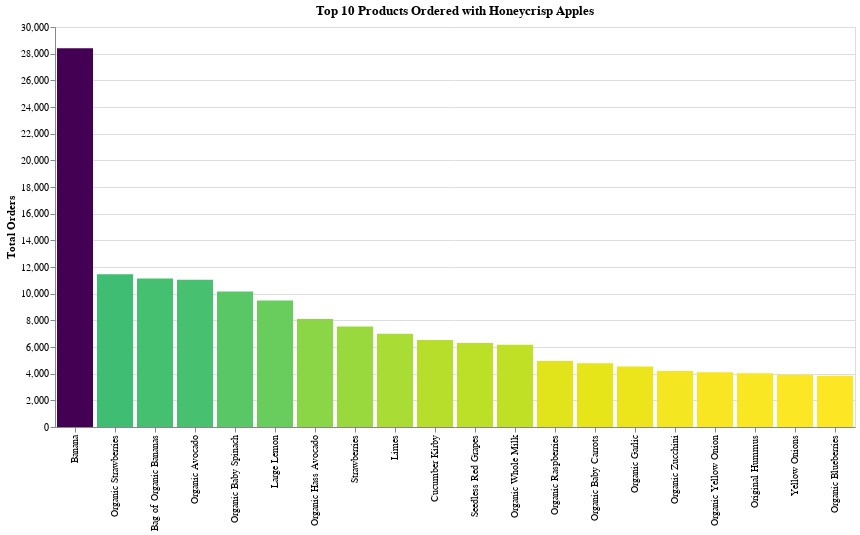

The notebook cell this image was saved under:
### Code cell
chart_title = "Top 10 Products Ordered with Honeycrisp Apples"
x_label = "index:O"
y_label = 'count:Q'
pct_of_orders = 'pct_orders:Q'
product_num = 'product_id:O'
multiple = 'purchase_ratio:Q'
sort_list = honeycrisp_df['index'].tolist()


honeycrisp_chart = alt.Chart(honeycrisp_df).mark_bar().encode(
    alt.X(x_label, bin=False, sort=sort_list, title=""),
    alt.Y(y_label, title="Total Orders"),
    color = alt.Color(y_label, legend=None, sort="descending", scale=alt.Scale(scheme='viridis')),
    tooltip=[alt.Tooltip(x_label, title="Item"), alt.Tooltip(y_label), alt.Tooltip(pct_of_orders), alt.Tooltip(product_num), alt.Tooltip(multiple, title="purchase ratio")]
    ).properties(title=chart_title, width=800, height=400)

honeycrisp_chart

### Figure 1 — Vega-Lite specification as saved in the notebook (floating-point values rounded to 4 significant figures)
{"$schema": "https://vega.github.io/schema/vega-lite/v2.6.0.json", "config": {"background": "white", "view": {"height": 300, "width": 400}}, "data": {"name": "data-c4c71a8718cf0eaf597314313526ffb3"}, "datasets": {"data-c4c71a8718cf0eaf597314313526ffb3": [{"count": 28408, "index": "Banana", "pct_orders": 35.61, "pop_pct_orders": 13.81, "product_id": 24852, "purchase_ratio": 2.58}, {"count": 11465, "index": "Organic Strawberries", "pct_orders": 14.37, "pop_pct_orders": 7.737, "product_id": 21137, "purchase_ratio": 1.86}, {"count": 11137, "index": "Bag of Organic Bananas", "pct_orders": 13.96, "pop_pct_orders": 11.09, "product_id": 13176, "purchase_ratio": 1.26}, {"count": 11046, "index": "Organic Avocado", "pct_orders": 13.85, "pop_pct_orders": 5.168, "product_id": 47766, "purchase_ratio": 2.68}, {"count": 10170, "index": "Organic Baby Spinach", "pct_orders": 12.75, "pop_pct_orders": 7.071, "product_id": 21903, "purchase_ratio": 1.8}, {"count": 9485, "index": "Large Lemon", "pct_orders": 11.89, "pop_pct_orders": 4.462, "product_id": 47626, "purchase_ratio": 2.66}, {"count": 8100, "index": "Organic Hass Avocado", "pct_orders": 10.15, "pop_pct_orders": 6.243, "product_id": 47209, "purchase_ratio": 1.63}, {"count": 7536, "index": "Strawberries", "pct_orders": 9.45, "pop_pct_orders": 4.179, "product_id": 16797, "purchase_ratio": 2.26}, {"count": 6993, "index": "Limes", "pct_orders": 8.77, "pop_pct_orders": 4.111, "product_id": 26209, "purchase_ratio": 2.13}, {"count": 6518, "index": "Cucumber Kirby", "pct_orders": 8.17, "pop_pct_orders": 2.845, "product_id": 49683, "purchase_ratio": 2.87}, {"count": 6291, "index": "Seedless Red Grapes", "pct_orders": 7.89, "pop_pct_orders": 2.417, "product_id": 4920, "purchase_ratio": 3.26}, {"count": 6162, "index": "Organic Whole Milk", "pct_orders": 7.72, "pop_pct_orders": 4.031, "product_id": 27845, "purchase_ratio": 1.92}, {"count": 4941, "index": "Organic Raspberries", "pct_orders": 6.19, "pop_pct_orders": 4.006, "product_id": 27966, "purchase_ratio": 1.55}, {"count": 4782, "index": "Organic Baby Carrots", "pct_orders": 5.99, "pop_pct_orders": 2.248, "product_id": 42265, "purchase_ratio": 2.66}, {"count": 4529, "index": "Organic Garlic", "pct_orders": 5.68, "pop_pct_orders": 3.209, "product_id": 24964, "purchase_ratio": 1.77}, {"count": 4209, "index": "Organic Zucchini", "pct_orders": 5.28, "pop_pct_orders": 3.064, "product_id": 45007, "purchase_ratio": 1.72}, {"count": 4115, "index": "Organic Yellow Onion", "pct_orders": 5.16, "pop_pct_orders": 3.315, "product_id": 22935, "purchase_ratio": 1.56}, {"count": 4039, "index": "Original Hummus", "pct_orders": 5.06, "pop_pct_orders": 2.085, "product_id": 30489, "purchase_ratio": 2.43}, {"count": 3926, "index": "Yellow Onions", "pct_orders": 4.92, "pop_pct_orders": 2.139, "product_id": 4605, "purchase_ratio": 2.3}, {"count": 3852, "index": "Organic Blueberries", "pct_orders": 4.83, "pop_pct_orders": 2.925, "product_id": 39275, "purchase_ratio": 1.65}]}, "encoding": {"color": {"field": "count", "legend": null, "scale": {"scheme": "viridis"}, "sort": "descending", "type": "quantitative"}, "tooltip": [{"field": "index", "title": "Item", "type": "ordinal"}, {"field": "count", "type": "quantitative"}, {"field": "pct_orders", "type": "quantitative"}, {"field": "product_id", "type": "ordinal"}, {"field": "purchase_ratio", "title": "purchase ratio", "type": "quantitative"}], "x": {"bin": false, "field": "index", "sort": ["Banana", "Organic Strawberries", "Bag of Organic Bananas", "Organic Avocado", "Organic Baby Spinach", "Large Lemon", "Organic Hass Avocado", "Strawberries", "Limes", "Cucumber Kirby", "Seedless Red Grapes", "Organic Whole Milk", "Organic Raspberries", "Organic Baby Carrots", "Organic Garlic", "Organic Zucchini", "Organic Yellow Onion", "Original Hummus", "Yellow Onions", "Organic Blueberries"], "title": "", "type": "ordinal"}, "y": {"field": "count", "title": "Total Orders", "type": "quantitative"}}, "height": 400, "mark": "bar", "title": "Top 10 Products Ordered with Honeycrisp Apples", "width": 800}
